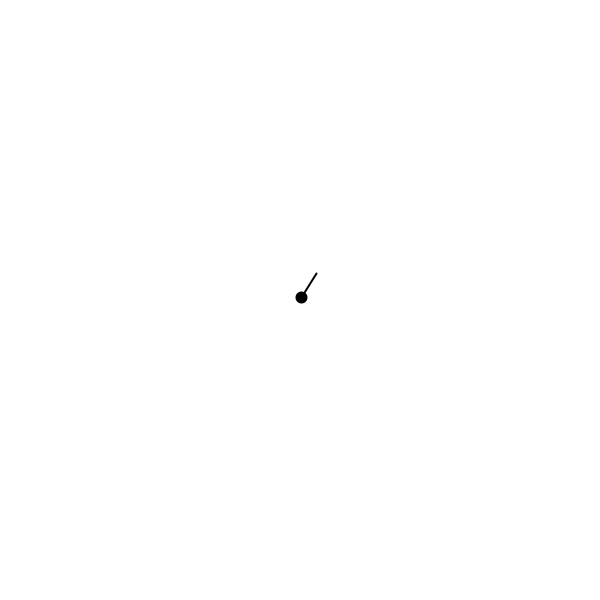
Frame 1 (no input)
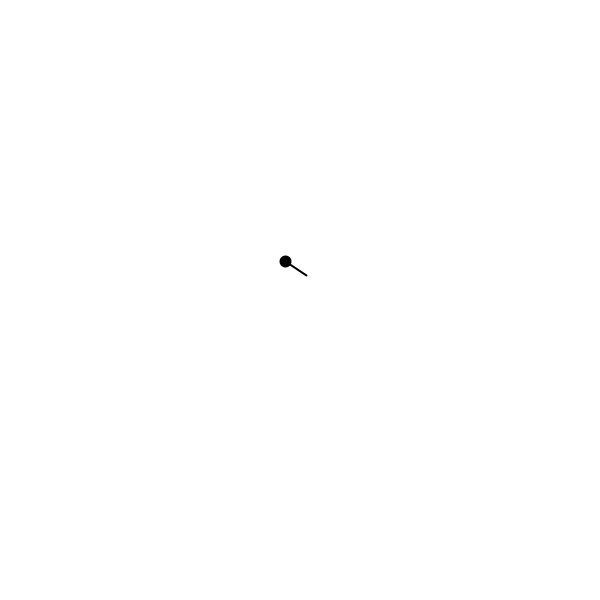
Frame 60 (the mouse pressed at the canvas centre just before this capture)
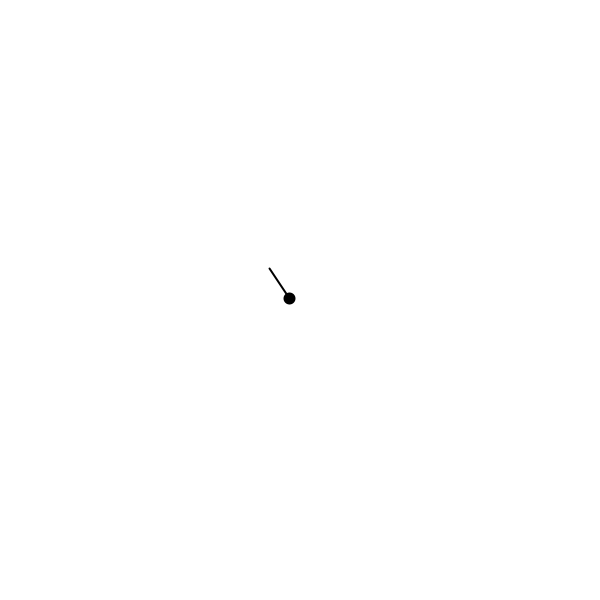
Frame 120 (the mouse held since frame 60 and released just before this capture)

The Processing sketch that drew these frames (run headless with seeded random() and noise(); from frame 60 on, the mouse is pressed at the canvas centre):

// Processing sketch: RuchyBrowna
// ── RuchyBrowna.pde

PVector p=new PVector(300,300);
float czas=5.0;
PVector predkosc=new PVector(1.0,0.0);

void setup(){
   size(600,600);
   frameRate(30);
}

void draw(){
   background(255);
   
   predkosc=new PVector(random(-1.0,1.0),random(-1.0,1.0));
   p=PVector.add(p,PVector.mult(predkosc,czas));
  
   stroke(0);
   strokeWeight(2);
   fill(0);
   ellipse(p.x,p.y,10,10);

   // predkosc
   line(p.x,p.y,p.x+predkosc.x*50,p.y+predkosc.y*50);
}
